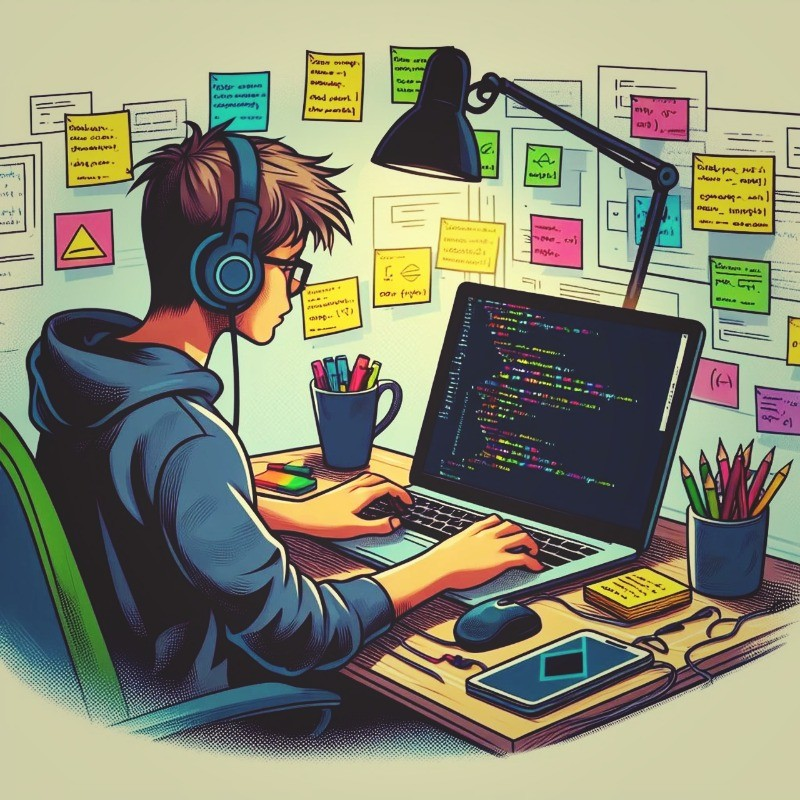
#> input picture 02_Image_Transformations_and_Manipulation_Techniques/baby.jpeg, 800 x 800 px, found by its file name
$ python flip.py
#> lines starting #> are read from the running program, lines starting #| are printed output that depends on the picture
import cv2 as cv

image = cv.imread('02_Image_Transformations_and_Manipulation_Techniques/baby.jpeg', 1)
#> image is the input picture: shape (800, 800, 3); mean B, G, R 114.4, 136.1, 135.2

if image is not None:
    image = cv.resize(image, (500, 300))
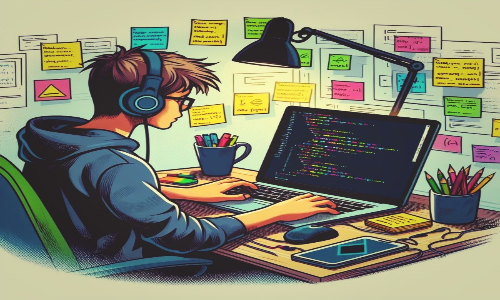
#> image: shape (300, 500, 3); mean B, G, R 114.3, 136, 135.1

    horizontal_flip = cv.flip(image, 1)
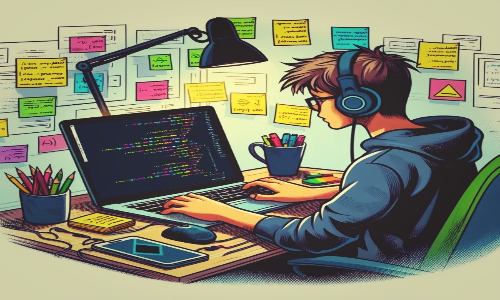
#> horizontal_flip: shape (300, 500, 3); mean B, G, R 114.3, 136, 135.1
    vertical_flip = cv.flip(image, 0)
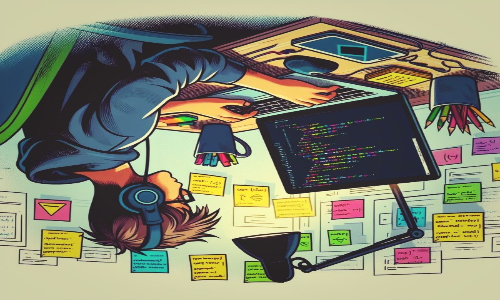
#> vertical_flip: shape (300, 500, 3); mean B, G, R 114.3, 136, 135.1
    both_flip = cv.flip(image, -1)
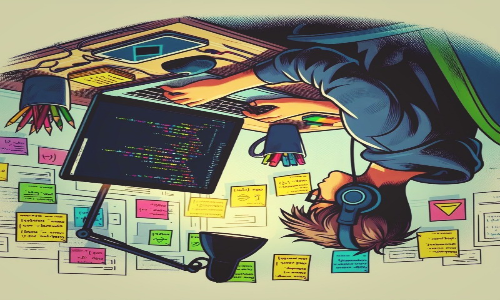
#> both_flip: shape (300, 500, 3); mean B, G, R 114.3, 136, 135.1

    cv.imshow('Original Image', image)
    cv.imshow('Horizontal Flip', horizontal_flip)
    cv.imshow('vertical Flip', vertical_flip)
    cv.imshow('Both Flip',both_flip)

    cv.waitKey(0)
    cv.destroyAllWindows()
